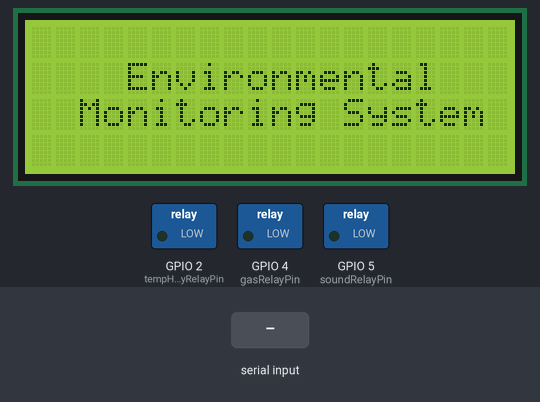
A sketch run on a simulated ESP32. Shown: 20×4 character LCD, switched loads named in the sketch (green lamp = pin HIGH). Inputs (shaded band) come from the test bench. WiFi joins after 1.5 s; servers stay silent unless stated; uploads are accepted with an empty reply; what the sketch prints to the serial monitor is not drawn.

Above: at 0.1 s.
7.9 s: "Temp:\n" received over the second serial link
At 8.5 s:
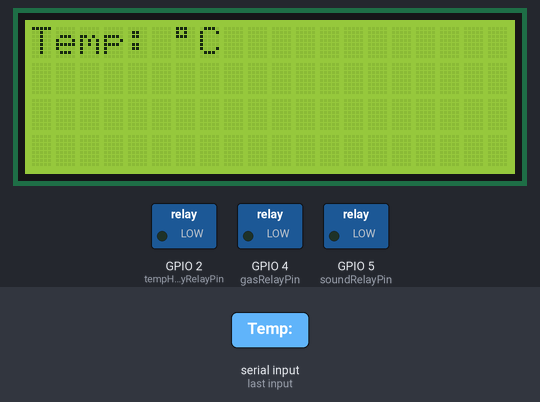
9.4 s: "Humidity:\n" received over the second serial link
At 9.7 s:
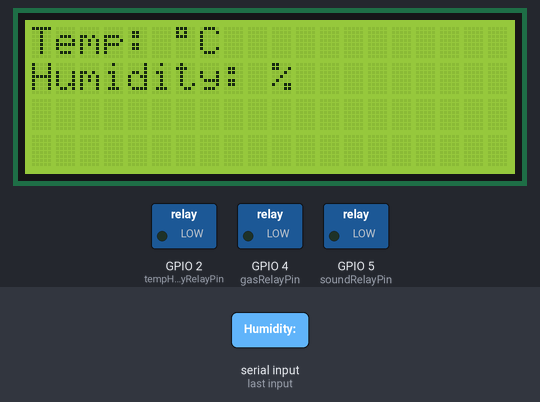
10.9 s: "Gas:\n" received over the second serial link
At 12.0 s:
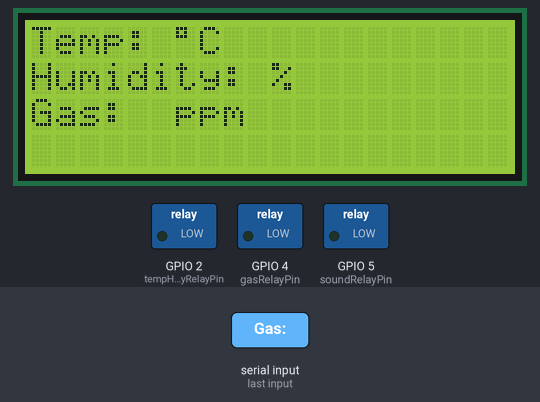
12.4 s: "Sound:\n" received over the second serial link
At 13.2 s:
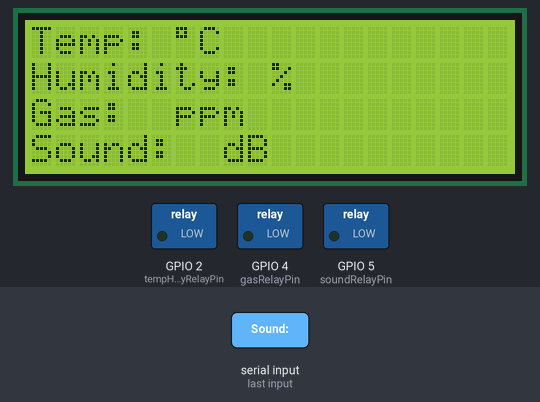
Timing chart, 0 to 14.9 s (numbered marks = the images above; inputs shaded):
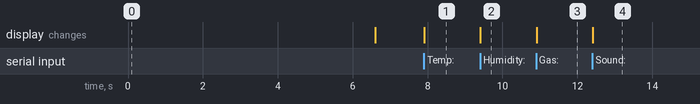

The sketch:

Central_hub_code.ino
```cpp
#include <LiquidCrystal_I2C.h>
#include <SoftwareSerial.h>
#include <WiFi.h>         // WiFi library
#include <HTTPClient.h>  // HTTPClient library

SoftwareSerial hc12Serial(16, 17);
LiquidCrystal_I2C lcd(0x27, 20, 4);

const char *ssid = "Galaxy A21sAC3A";                // WiFi SSID
const char *password = "mmwb9669";                        // WiFi password
const char *ENDPOINT = "http://192.168.108.112:8000/data"; // API endpoint


const int tempHumidityRelayPin = 2; // Pin connected to temperature/humidity relay
const int gasRelayPin = 4;          // Pin connected to gas relay
const int soundRelayPin = 5;        // Pin connected to sound relay

void setup() {
  Serial.begin(9600);
  hc12Serial.begin(9600);
  lcd.init();
  lcd.backlight();

  // Display startup message
  lcd.setCursor(0, 1);
  lcd.print("    Environmental");
  lcd.setCursor(0, 2);
  lcd.print("  Monitoring System");
  delay(5000); // Wait for 5 seconds

  // Connect to Wi-Fi
  WiFi.begin(ssid, password);
  Serial.println("Connecting to WiFi...");
  while (WiFi.status() != WL_CONNECTED) {
    delay(500);
    Serial.print(".");
  }
  Serial.println("WiFi connected.");
  Serial.print("IP Address: ");
  Serial.println(WiFi.localIP());

  // Clear the LCD screen after displaying startup message
  lcd.clear();

  // Set relay pins as output
  pinMode(tempHumidityRelayPin, OUTPUT);
  pinMode(gasRelayPin, OUTPUT);
  pinMode(soundRelayPin, OUTPUT);
}

void loop() {
  if (hc12Serial.available()) {
    String receivedData = hc12Serial.readStringUntil('\n');
    Serial.println("Received: " + receivedData);

    for (int i = 0; i < receivedData.length(); i++) {
      if (!isPrintable(receivedData.charAt(i))) {
        receivedData.setCharAt(i, ' ');
      }
    }

    // Extract sensor data and print on LCD
    printSensorData(receivedData);

    // Make HTTP POST request with received data
    sendHttpPost(receivedData);
  }
}

bool isPrintable(char c) {
  return c >= 32 && c <= 126;
}

void printSensorData(String data) {
  // Temperature/Humidity
  int tempHumidityIndex = data.indexOf("Temp:");
  if (tempHumidityIndex != -1) {
    String tempHumidityValue = data.substring(tempHumidityIndex + 5, data.indexOf(",", tempHumidityIndex));
    lcd.setCursor(0, 0);
    lcd.print("Temp: " + tempHumidityValue + (char)223 + "C");

    // Check temperature/humidity threshold and control relay
    int tempHumidityThreshold = 30; // Example threshold, replace with your desired value
    int tempHumidity = tempHumidityValue.toInt();
    if (tempHumidity > tempHumidityThreshold) {
      digitalWrite(tempHumidityRelayPin, HIGH); // Activate relay
    } else {
      digitalWrite(tempHumidityRelayPin, LOW); // Deactivate relay
    }
  }

  // Humidity
  int humidityIndex = data.indexOf("Humidity:");
  if (humidityIndex != -1) {
    String humidityValue = data.substring(humidityIndex + 9, data.indexOf(",", humidityIndex));
    lcd.setCursor(0, 1);
    lcd.print("Humidity: " + humidityValue + "%");

    // Check humidity threshold and control relay
    int humidityThreshold = 60; // Example threshold, replace with your desired value
    int humidity = humidityValue.toInt();
    if (humidity > humidityThreshold) {
      digitalWrite(tempHumidityRelayPin, HIGH); // Activate relay
    } else {
      digitalWrite(tempHumidityRelayPin, LOW); // Deactivate relay
    }
  }

  // Gas
  int gasIndex = data.indexOf("Gas:");
  if (gasIndex != -1) {
    String gasValue = data.substring(gasIndex + 4, data.indexOf(",", gasIndex));
    lcd.setCursor(0, 2);
    lcd.print("Gas: " + gasValue + " ppm");

    // Check gas threshold and control relay
    int gasThreshold = 50; // Example threshold, replace with your desired value
    int gas = gasValue.toInt();
    if (gas > gasThreshold) {
      digitalWrite(gasRelayPin, HIGH); // Activate relay
    } else {
      digitalWrite(gasRelayPin, LOW); // Deactivate relay
    }
  }

  // Sound
  int soundIndex = data.indexOf("Sound:");
  if (soundIndex != -1) {
    String soundValue = data.substring(soundIndex + 6);
    lcd.setCursor(0, 3);
    lcd.print("Sound: " + soundValue + " dB");

    // Check sound threshold and control relay
    int soundThreshold = 125; // Example threshold, replace with your desired value
    int sound = soundValue.toInt();
    if (sound > soundThreshold) {
      digitalWrite(soundRelayPin, HIGH); // Activate relay
    } else {
      digitalWrite(soundRelayPin, LOW); // Deactivate relay
    }
  }
}


void sendHttpPost(String data) {
  HTTPClient http;

  // Construct JSON payload
  String payload = "{\"data\":\"" + data + "\"}";

  // Make HTTP POST request
  http.begin(ENDPOINT);
  http.addHeader("Content-Type", "application/json");


  int httpResponseCode = http.POST(payload);

  if (httpResponseCode > 0) {
    Serial.print("HTTP Response code: ");
    Serial.println(httpResponseCode);

    String response = http.getString();
    Serial.println("Response from server: " + response);
  } else {
    Serial.print("Error Code: ");
    Serial.println(httpResponseCode);
  }

  http.end();
}
```

Measured:
- after the input at 7.9 s, the display: changes at once (image 1)
- after the input at 9.4 s, the display: changes at once (image 2)
- after the input at 10.9 s, the display: changes at once (image 3)
- after the input at 12.4 s, the display: changes at once (image 4)
